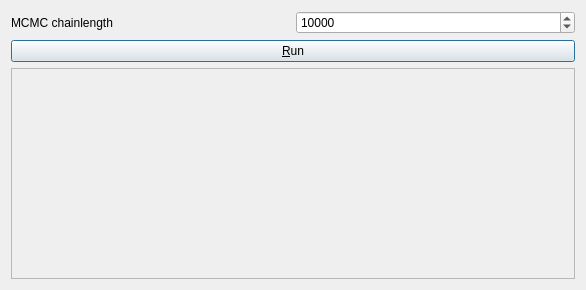
<?xml version="1.0" encoding="UTF-8"?>
<ui version="4.0">
 <class>QtTestQtBeastDisplay</class>
 <widget class="QDialog" name="QtTestQtBeastDisplay">
  <property name="geometry">
   <rect>
    <x>0</x>
    <y>0</y>
    <width>586</width>
    <height>290</height>
   </rect>
  </property>
  <property name="windowTitle">
   <string>QtTestQtBeastDisplay</string>
  </property>
  <layout class="QGridLayout" name="gridLayout">
   <item row="0" column="0">
    <widget class="QLabel" name="label_mcmc_chainlength">
     <property name="text">
      <string>MCMC chainlength</string>
     </property>
    </widget>
   </item>
   <item row="0" column="1">
    <widget class="QSpinBox" name="box_mcmc_chainlength">
     <property name="maximum">
      <number>1000000</number>
     </property>
     <property name="value">
      <number>10000</number>
     </property>
    </widget>
   </item>
   <item row="2" column="0" colspan="2">
    <widget class="QScrollArea" name="area">
     <property name="sizePolicy">
      <sizepolicy hsizetype="Expanding" vsizetype="Minimum">
       <horstretch>0</horstretch>
       <verstretch>0</verstretch>
      </sizepolicy>
     </property>
     <property name="widgetResizable">
      <bool>true</bool>
     </property>
     <widget class="QWidget" name="area_content">
      <property name="geometry">
       <rect>
        <x>0</x>
        <y>0</y>
        <width>566</width>
        <height>204</height>
       </rect>
      </property>
      <layout class="QFormLayout" name="formLayout">
       <property name="fieldGrowthPolicy">
        <enum>QFormLayout::AllNonFixedFieldsGrow</enum>
       </property>
      </layout>
     </widget>
    </widget>
   </item>
   <item row="1" column="0" colspan="2">
    <widget class="QPushButton" name="button_run">
     <property name="text">
      <string>&amp;Run</string>
     </property>
    </widget>
   </item>
  </layout>
 </widget>
 <layoutdefault spacing="6" margin="11"/>
 <resources/>
 <connections/>
</ui>
